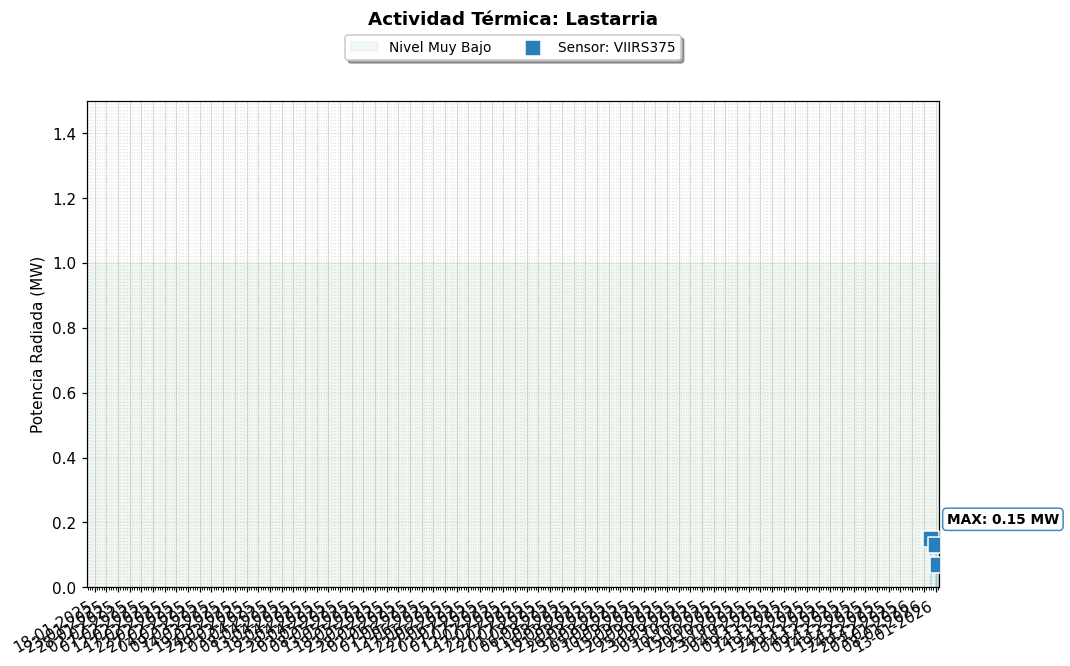
#> input picture monitoreo_satelital/graficos_tendencia/Lastarria/Grafico_Lastarria_Anual.png, 1070 x 666 px
$ python -i Definir_roi_github.py   (imports and definitions only)
#> lines starting #> are read from the running program, lines starting #| are printed output that depends on the picture; after the words box and inside, x2 and y2 are one past the last pixel; in counts of white or black regions, pixels touching at a corner belong together
"""
DEFINIR ROI - Ejecutable en GitHub Actions
Descarga imagen Dist.png y analiza para encontrar coordenadas óptimas
"""

import cv2
import numpy as np
import os
import json
from datetime import datetime

# Volcán y sensor de prueba (puedes cambiar)
VOLCAN_TEST = "Lastarria"
SENSOR_TEST = "VIIRS375"

# URL base MIROVA
BASE_URL = "https://www.mirovaweb.it/OUTPUTweb/MIROVA"

# Mapeo de volcanes a IDs MIROVA
VOLCANES_MIROVA = {
    "Lascar": "Lascar",
    "Lastarria": "Lastarria",
    "Copahue": "Copahue",
    "Nevados de Chillan": "ChillanNevadosde",
    "Villarrica": "Villarrica",
    "Puyehue-Cordon Caulle": "PuyehueCordonCaulle"
}


# [26 lines left out: function descargar_imagen_dist, not called in this run]


def analizar_roi_automatico(imagen_path):
    """
    Analiza la imagen y propone ROI automático
    Basado en estructura típica de gráfico Dist.png
    """
    img = cv2.imread(imagen_path)
#> img is the input picture: shape (666, 1070, 3); mean B, G, R 235.6, 237.7, 235.4
    if img is None:
        raise ValueError(f"No se pudo cargar: {imagen_path}")

    img_rgb = cv2.cvtColor(img, cv2.COLOR_BGR2RGB)
    height, width = img_rgb.shape[:2]
#> height = 666; width = 1070

    print(f"\n📊 Análisis de imagen:")
    print(f"   Dimensiones: {width}x{height} px")
#|    Dimensiones: 1070x666 px

    # ROI propuesta basada en estructura típica MIROVA
    # "Last Month" está en parte superior
    # Últimos ~7 días están a la derecha

    # X: 70% a 98% del ancho (últimos días)
    roi_x_start = int(width * 0.70)
#> roi_x_start = 749
    roi_x_end = int(width * 0.98)
#> roi_x_end = 1048

    # Y: 10% a 48% de altura (solo "Last Month", no "Last Year")
    roi_y_start = int(height * 0.10)
#> roi_y_start = 66
    roi_y_end = int(height * 0.48)
#> roi_y_end = 319

    # Extraer ROI
    roi = img_rgb[roi_y_start:roi_y_end, roi_x_start:roi_x_end]
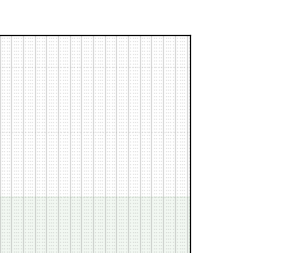
#> roi: shape (253, 299, 3); mean R, G, B 246.9, 247.7, 246.9

    # Detectar puntos rojos
    mask_rojo = cv2.inRange(roi, np.array([200, 0, 0]), np.array([255, 50, 50]))
#> mask_rojo: shape (253, 299); every value is 0
    contornos_r, _ = cv2.findContours(mask_rojo, cv2.RETR_EXTERNAL, cv2.CHAIN_APPROX_SIMPLE)
#> contornos_r = []
    puntos_rojos = [c for c in contornos_r if cv2.contourArea(c) > 5]
#> puntos_rojos = []

    # Detectar puntos negros
    mask_negro = cv2.inRange(roi, np.array([0, 0, 0]), np.array([50, 50, 50]))
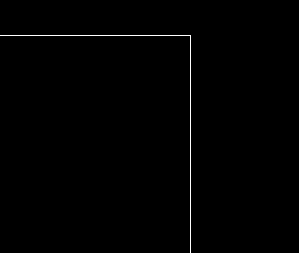
#> mask_negro: shape (253, 299); 0.54% white in thin lines or dots, all inside (x1, y1, x2, y2) = (0, 35, 191, 253)
    contornos_n, _ = cv2.findContours(mask_negro, cv2.RETR_EXTERNAL, cv2.CHAIN_APPROX_SIMPLE)
#> contornos_n = 1 item
    puntos_negros = [c for c in contornos_n if cv2.contourArea(c) > 5]
#> puntos_negros = []

    print(f"\n🔍 Análisis de ROI propuesta:")
    print(f"   X: {roi_x_start} → {roi_x_end} px ({(roi_x_end-roi_x_start)/width*100:.1f}% ancho)")
#|    X: 749 → 1048 px (27.9% ancho)
    print(f"   Y: {roi_y_start} → {roi_y_end} px ({(roi_y_end-roi_y_start)/height*100:.1f}% altura)")
#|    Y: 66 → 319 px (38.0% altura)
    print(f"   Puntos rojos detectados: {len(puntos_rojos)}")
#|    Puntos rojos detectados: 0
    print(f"   Puntos negros detectados: {len(puntos_negros)}")
#|    Puntos negros detectados: 0

    # Generar visualización
    img_con_roi = img_rgb.copy()
    cv2.rectangle(img_con_roi, (roi_x_start, roi_y_start), (roi_x_end, roi_y_end), (0, 255, 0), 3)
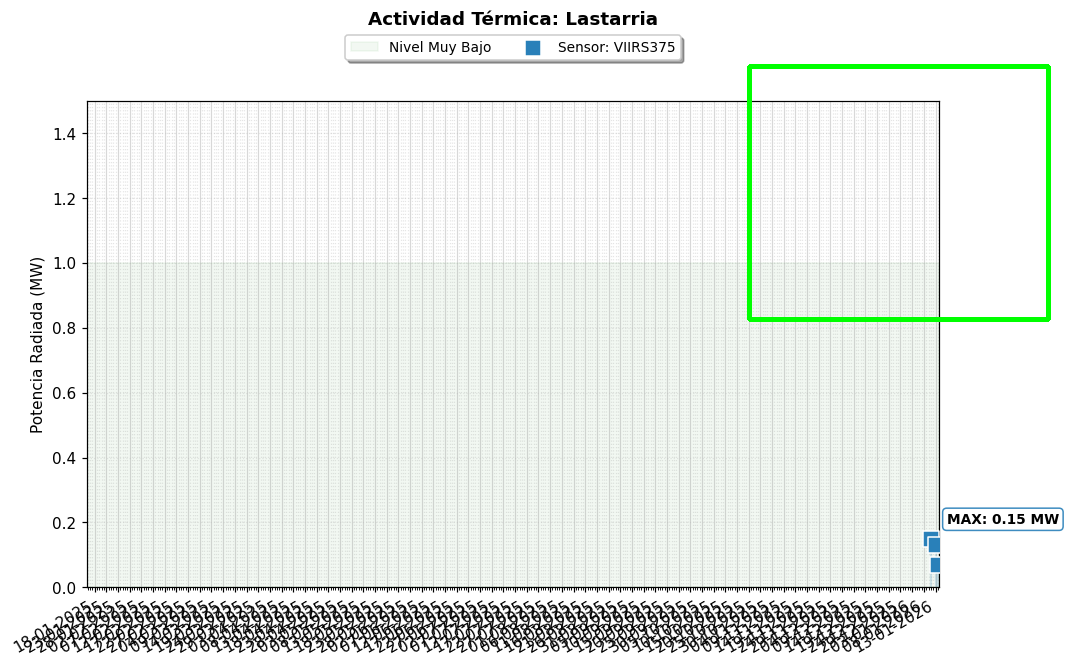
#> img_con_roi: shape (666, 1070, 3); mean R, G, B 233.4, 237.7, 233.6

    # Marcar puntos detectados en ROI
    roi_con_puntos = roi.copy()
    for cnt in puntos_rojos:
        M = cv2.moments(cnt)
        if M['m00'] != 0:
            cx = int(M['m10'] / M['m00'])
            cy = int(M['m01'] / M['m00'])
            # Convertir a coordenadas globales
            cx_global = roi_x_start + cx
            cy_global = roi_y_start + cy
            cv2.circle(img_con_roi, (cx_global, cy_global), 8, (255, 0, 255), -1)
            cv2.circle(roi_con_puntos, (cx, cy), 8, (255, 0, 255), -1)
#> this loop made 0 passes

    for cnt in puntos_negros:
        M = cv2.moments(cnt)
        if M['m00'] != 0:
            cx = int(M['m10'] / M['m00'])
            cy = int(M['m01'] / M['m00'])
            cx_global = roi_x_start + cx
            cy_global = roi_y_start + cy
            cv2.circle(img_con_roi, (cx_global, cy_global), 8, (0, 255, 255), -1)
            cv2.circle(roi_con_puntos, (cx, cy), 8, (0, 255, 255), -1)

    # Guardar visualizaciones
    from PIL import Image
    Image.fromarray(img_con_roi).save('ROI_MARCADA_COMPLETA.png')
    Image.fromarray(roi_con_puntos).save('ROI_AMPLIADA_CON_PUNTOS.png')

    print(f"\n💾 Visualizaciones guardadas:")
    print(f"   - ROI_MARCADA_COMPLETA.png")
    print(f"   - ROI_AMPLIADA_CON_PUNTOS.png")

    # Calcular porcentajes
    x_min_pct = roi_x_start / width
#> x_min_pct = 0.7
    x_max_pct = roi_x_end / width
#> x_max_pct = 0.979
    y_min_pct = roi_y_start / height
#> y_min_pct = 0.0991
    y_max_pct = roi_y_end / height
#> y_max_pct = 0.479

    # Generar datos JSON
    roi_data = {
        'timestamp': datetime.now().isoformat(),
        'volcan_test': VOLCAN_TEST,
        'sensor_test': SENSOR_TEST,
        'dimensiones_imagen': {'width': width, 'height': height},
        'roi_absoluto': {
            'x_start': roi_x_start,
            'x_end': roi_x_end,
            'y_start': roi_y_start,
            'y_end': roi_y_end
        },
        'roi_relativo': {
            'x_start_pct': round(x_min_pct, 4),
            'x_end_pct': round(x_max_pct, 4),
            'y_start_pct': round(y_min_pct, 4),
            'y_end_pct': round(y_max_pct, 4)
        },
        'puntos_detectados': {
            'rojos': len(puntos_rojos),
            'negros': len(puntos_negros)
        }
    }

    # Guardar JSON
    with open('roi_coordenadas.json', 'w') as f:
        json.dump(roi_data, f, indent=2)

    print(f"\n💾 Coordenadas guardadas: roi_coordenadas.json")

    # Generar código Python
    codigo = f"""
# ===== CÓDIGO PARA ocr_utils.py =====
# Generado automáticamente: {datetime.now().strftime('%Y-%m-%d %H:%M:%S')}
# Volcán test: {VOLCAN_TEST} - {SENSOR_TEST}

# ROI para análisis temporal (últimos ~7 días)
roi_x_start = int(width * {x_min_pct:.4f})  # {x_min_pct*100:.1f}% del ancho
roi_x_end = int(width * {x_max_pct:.4f})      # {x_max_pct*100:.1f}%
roi_y_start = int(height * {y_min_pct:.4f}) # {y_min_pct*100:.1f}% de altura
roi_y_end = int(height * {y_max_pct:.4f})     # {y_max_pct*100:.1f}%

# Extraer ROI
roi = img_rgb[roi_y_start:roi_y_end, roi_x_start:roi_x_end]

# VALIDACIÓN:
# - Puntos rojos detectados: {len(puntos_rojos)}
# - Puntos negros detectados: {len(puntos_negros)}
"""

    # Guardar código
    with open('roi_codigo.py', 'w') as f:
        f.write(codigo)

    print(f"\n💻 Código Python generado: roi_codigo.py")
    print("="*70)
    print(codigo)
#| # ===== CÓDIGO PARA ocr_utils.py =====
#| # Generado automáticamente: 2026-11-21 07:08:46
#| # Volcán test: Lastarria - VIIRS375
#| # ROI para análisis temporal (últimos ~7 días)
#| roi_x_start = int(width * 0.7000)  # 70.0% del ancho
#| roi_x_end = int(width * 0.9794)      # 97.9%
#| roi_y_start = int(height * 0.0991) # 9.9% de altura
#| roi_y_end = int(height * 0.4790)     # 47.9%
#| # Extraer ROI
#| roi = img_rgb[roi_y_start:roi_y_end, roi_x_start:roi_x_end]
#| # VALIDACIÓN:
#| # - Puntos rojos detectados: 0
#> (further printed lines are left out)
    print("="*70)

    return roi_data


# [32 lines left out: function main, not called in this run]


# [2 lines not run here, left out]

>>> result = analizar_roi_automatico('monitoreo_satelital/graficos_tendencia/Lastarria/Grafico_Lastarria_Anual.png')
#> result = 7 items
